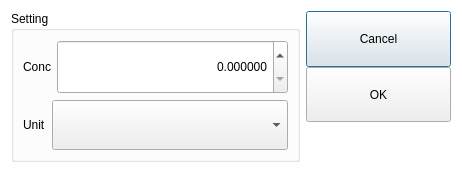
<?xml version="1.0" encoding="UTF-8"?>
<ui version="4.0">
 <class>FsDialog</class>
 <widget class="QDialog" name="FsDialog">
  <property name="geometry">
   <rect>
    <x>0</x>
    <y>0</y>
    <width>462</width>
    <height>167</height>
   </rect>
  </property>
  <property name="windowTitle">
   <string>ConcSetting</string>
  </property>
  <property name="styleSheet">
   <string notr="true">QLabel,QSpinBox,QDoubleSpinBox,QPushButton,QLineEdit,QComboBox{
	min-height:48px;
	font: 12pt &quot;黑体&quot;;
}

QGroupBox{
	font: Bold 14pt &quot;黑体&quot;;
}

QDialog{
	background-color: rgb(255, 255, 255);
}

/*spinbox 抬起样式*/
QTimeEdit::up-button,QDoubleSpinBox::up-button,QSpinBox::up-button {subcontrol-origin:border;
    subcontrol-position:right;
	image: url(:/icons/up_left.png);
	background-color: rgb(255, 255, 255);
    width: 36px;
    height: 50px;       
}
QTimeEdit::down-button,QDoubleSpinBox::down-button,QSpinBox::down-button {subcontrol-origin:border;
    subcontrol-position:left;
	image: url(:/icons/up_right.png);
	background-color: rgb(255, 255, 255);
    width: 36px;
    height: 50px;
}

/*按钮按下样式*/
QTimeEdit::up-button:pressed,QDoubleSpinBox::up-button:pressed,QSpinBox::up-button:pressed{subcontrol-origin:border;
    subcontrol-position:right;
    image: url(:/icons/up_left.png);
	background-color: rgb(255, 255, 255);
    width: 35px;
    height: 49px;       
}
  
QTimeEdit::down-button:pressed,QDoubleSpinBox::down-button:pressed,QSpinBox::down-button:pressed,QSpinBox::down-button:pressed{
    subcontrol-position:left;
    image: url(:/icons/up_right.png);
	background-color: rgb(255, 255, 255);
    width: 35px;
    height: 49px;   
}</string>
  </property>
  <layout class="QHBoxLayout" name="horizontalLayout_3" stretch="2,1">
   <item>
    <widget class="QGroupBox" name="groupBox">
     <property name="styleSheet">
      <string notr="true"/>
     </property>
     <property name="title">
      <string>Setting</string>
     </property>
     <layout class="QVBoxLayout" name="verticalLayout">
      <item>
       <layout class="QHBoxLayout" name="horizontalLayout" stretch="0,1">
        <item>
         <widget class="QLabel" name="concLabel">
          <property name="text">
           <string>Conc</string>
          </property>
         </widget>
        </item>
        <item>
         <widget class="QDoubleSpinBox" name="concDoubleSpinBox">
          <property name="alignment">
           <set>Qt::AlignRight|Qt::AlignTrailing|Qt::AlignVCenter</set>
          </property>
          <property name="decimals">
           <number>6</number>
          </property>
          <property name="maximum">
           <double>99999999999999.000000000000000</double>
          </property>
         </widget>
        </item>
       </layout>
      </item>
      <item>
       <layout class="QHBoxLayout" name="horizontalLayout_2" stretch="0,1">
        <item>
         <widget class="QLabel" name="unitLabel">
          <property name="text">
           <string>Unit</string>
          </property>
         </widget>
        </item>
        <item>
         <widget class="QComboBox" name="unitComboBox">
          <property name="iconSize">
           <size>
            <width>48</width>
            <height>48</height>
           </size>
          </property>
         </widget>
        </item>
       </layout>
      </item>
     </layout>
    </widget>
   </item>
   <item>
    <layout class="QVBoxLayout" name="verticalLayout_2">
     <property name="spacing">
      <number>0</number>
     </property>
     <item>
      <widget class="QPushButton" name="cancelPBtn">
       <property name="text">
        <string>Cancel</string>
       </property>
      </widget>
     </item>
     <item>
      <widget class="QPushButton" name="okPBtn">
       <property name="text">
        <string>OK</string>
       </property>
      </widget>
     </item>
     <item>
      <spacer name="verticalSpacer">
       <property name="orientation">
        <enum>Qt::Vertical</enum>
       </property>
       <property name="sizeHint" stdset="0">
        <size>
         <width>20</width>
         <height>40</height>
        </size>
       </property>
      </spacer>
     </item>
    </layout>
   </item>
  </layout>
 </widget>
 <resources/>
 <connections/>
</ui>
